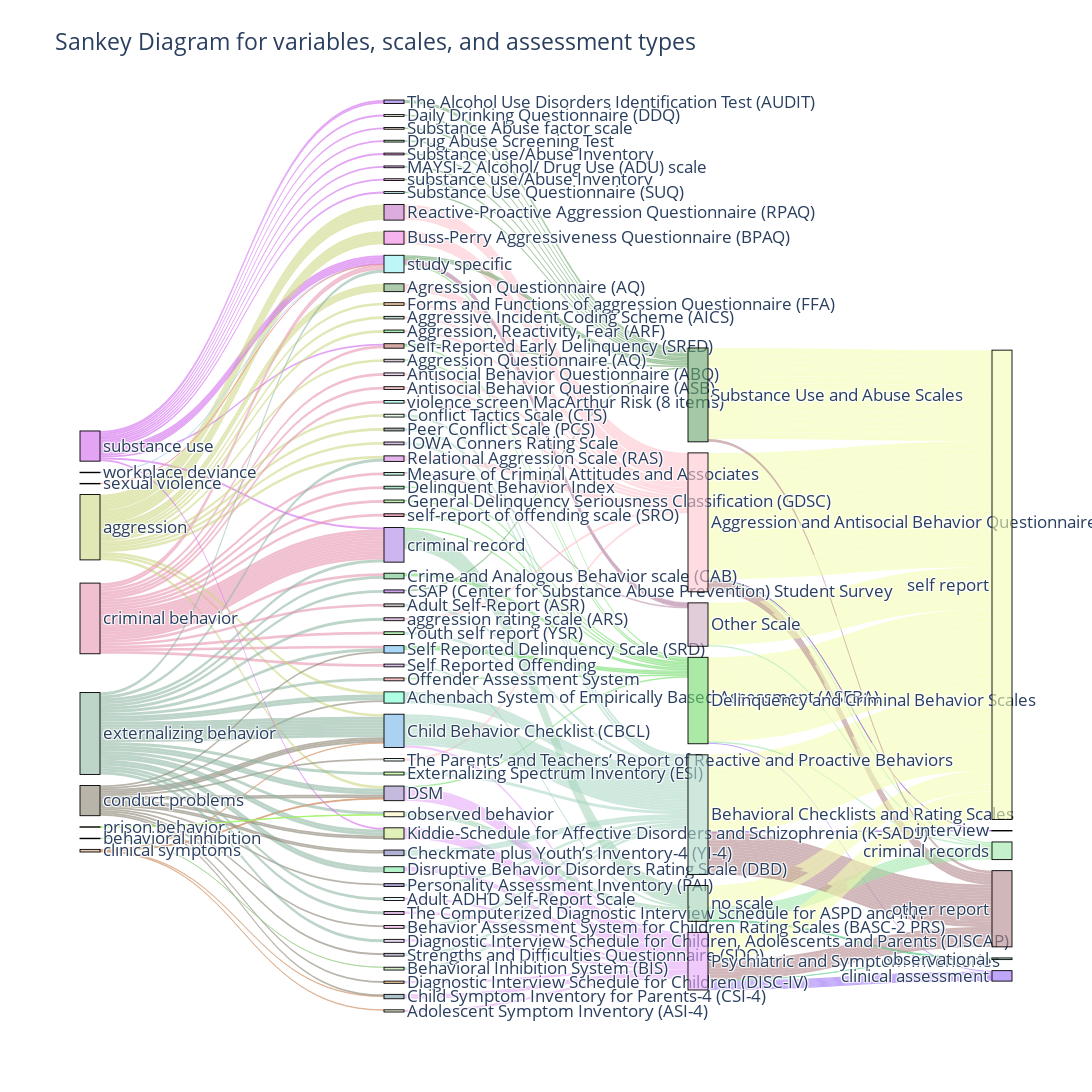

Notebook code for this chart:
### Markdown cell above
#### Behavioral Variables

In this plot, we see the behavioral variables, the scale they were investigated with, and reporting types. Because of the diversity of scales, I also added a node where I summarize the type of scale for easier viewing between the scale and the reporting type.

### Code cell
#Sankey plot for behavioral variables
# 1. Create unique labels
labels = list(pd.concat([
    df_sankey_beh['behavioral_variable'], 
    df_sankey_beh['behavioral_assessment'], 
    df_sankey_beh['scale_summarized'],
    df_sankey_beh['behavioral_assessment_type'],
]).unique())

# 2. Map labels to indices
label_map = {label: idx for idx, label in enumerate(labels)}

# 3. Define sources, targets, and values
sources = df_sankey_beh['behavioral_variable'].map(label_map).tolist() + \
          df_sankey_beh['behavioral_assessment'].map(label_map).tolist() + \
          df_sankey_beh['scale_summarized'].map(label_map).tolist() 

targets = df_sankey_beh['behavioral_assessment'].map(label_map).tolist() + \
          df_sankey_beh['scale_summarized'].map(label_map).tolist() + \
          df_sankey_beh['behavioral_assessment_type'].map(label_map).tolist()

values = df_sankey_beh['b_count'].tolist() + \
         df_sankey_beh['ss_count'].tolist() + \
         df_sankey_beh['at_count'].tolist()

# 4. Generate pastel colors
import random

def pastel_color():
    r = lambda: random.randint(100, 255)
    return f'rgba({r()},{r()},{r()},0.6)'

label_to_color = {label: pastel_color() for label in labels}
node_color_list = [label_to_color[label] for label in labels]

# 5. Set link colors by source node's color (first) and middle nodes (second) and last node
link_colors = [label_to_color[df_sankey_beh['behavioral_variable'].iloc[i]] 
               for i in range(len(df_sankey_beh))] + \
              [label_to_color[df_sankey_beh['scale_summarized'].iloc[i]] 
               for i in range(len(df_sankey_beh))] + \
              [label_to_color[df_sankey_beh['behavioral_assessment_type'].iloc[i]] 
               for i in range(len(df_sankey_beh))]

# 7. Create the figure
fig = go.Figure(data=[go.Sankey(
    node=dict(
        pad=15,
        thickness=20,
        line=dict(color="black", width=0.9),
        label=labels,
        color=node_color_list,
        align="left"
    ),
    link=dict(
        source=sources,
        target=targets,
        value=values,
        color=link_colors,
        customdata=df_sankey_models_transformed['nameyear'].tolist() * 5,
        hovertemplate='%{customdata}<extra></extra>'
    )
)])

fig.update_layout(
    title_text="Sankey Diagram for variables, scales, and assessment types",
    font_size=16.5,
    width=1700,
    height=1200,
    hovermode='x'
)
fig.show()

fig.write_html("C:/Users/U727148/Latent_Variable_Supplement/sankey_behavior_plot.html", include_plotlyjs="cdn")

### Figure 1 — Plotly figure (JSON) as saved in the notebook; plotly's stock layout.template omitted (floating-point values rounded to 4 significant figures; data arrays with more than 128 entries replaced by an {"elided": "..."} marker saying what was removed)
{"data": [{"link": {"color": {"elided": "369 str values"}, "customdata": {"elided": "460 str values"}, "hovertemplate": "%{customdata}<extra></extra>", "source": {"elided": "369 int values"}, "target": {"elided": "369 int values"}, "value": {"elided": "369 int values"}}, "node": {"align": "left", "color": ["rgba(137,130,114,0.6)", "rgba(206,216,132,0.6)", "rgba(232,151,177,0.6)", "rgba(145,183,166,0.6)", "rgba(209,104,237,0.6)", "rgba(166,245,105,0.6)", "rgba(216,164,127,0.6)", "rgba(183,215,248,0.6)", "rgba(242,153,144,0.6)", "rgba(153,205,136,0.6)", "rgba(121,253,211,0.6)", "rgba(239,131,227,0.6)", "rgba(170,132,231,0.6)", "rgba(147,239,244,0.6)", "rgba(131,236,167,0.6)", "rgba(206,228,137,0.6)", "rgba(114,101,173,0.6)", "rgba(157,140,200,0.6)", "rgba(221,239,194,0.6)", "rgba(122,213,171,0.6)", "rgba(107,197,132,0.6)", "rgba(116,181,232,0.6)", "rgba(230,168,106,0.6)", "rgba(150,229,137,0.6)", "rgba(235,175,108,0.6)", "rgba(195,118,199,0.6)", "rgba(224,184,228,0.6)", "rgba(209,188,174,0.6)", "rgba(252,244,191,0.6)", "rgba(146,221,187,0.6)", "rgba(192,164,185,0.6)", "rgba(210,132,226,0.6)", "rgba(183,112,103,0.6)", "rgba(121,170,119,0.6)", "rgba(220,246,239,0.6)", "rgba(232,163,169,0.6)", "rgba(244,153,161,0.6)", "rgba(135,228,151,0.6)", "rgba(216,246,215,0.6)", "rgba(147,108,230,0.6)", "rgba(245,170,235,0.6)", "rgba(117,191,243,0.6)", "rgba(195,146,221,0.6)", "rgba(236,105,236,0.6)", "rgba(111,123,122,0.6)", "rgba(149,133,167,0.6)", "rgba(224,128,245,0.6)", "rgba(170,253,133,0.6)", "rgba(224,244,251,0.6)", "rgba(119,156,171,0.6)", "rgba(125,126,182,0.6)", "rgba(214,101,135,0.6)", "rgba(235,169,217,0.6)", "rgba(169,102,230,0.6)", "rgba(181,141,205,0.6)", "rgba(204,153,205,0.6)", "rgba(183,222,167,0.6)", "rgba(147,254,236,0.6)", "rgba(163,148,162,0.6)", "rgba(191,136,198,0.6)", "rgba(179,240,238,0.6)", "rgba(224,223,173,0.6)", "rgba(222,196,232,0.6)", "rgba(147,193,172,0.6)", "rgba(132,226,128,0.6)", "rgba(112,224,139,0.6)", "rgba(174,217,201,0.6)", "rgba(253,197,206,0.6)", "rgba(115,220,107,0.6)", "rgba(229,167,247,0.6)", "rgba(105,165,106,0.6)", "rgba(160,210,178,0.6)", "rgba(206,172,194,0.6)", "rgba(245,253,180,0.6)", "rgba(157,231,167,0.6)", "rgba(150,108,246,0.6)", "rgba(179,135,139,0.6)", "rgba(125,216,163,0.6)", "rgba(155,107,219,0.6)"], "label": ["conduct problems", "aggression", "criminal behavior", "externalizing behavior", "substance use", "prison behavior", "clinical symptoms", "workplace deviance", "sexual violence", "behavioral inhibition", "Achenbach System of Empirically Based Assessment (ASEBA)", "Buss-Perry Aggressiveness Questionnaire (BPAQ)", "criminal record", "study specific", "Disruptive Behavior Disorders Rating Scale (DBD)", "Kiddie-Schedule for Affective Disorders and Schizophrenia (K-SADS)", "Personality Assessment Inventory (PAI)", "DSM", "Daily Drinking Questionnaire (DDQ)", "Delinquent Behavior Index", "Crime and Analogous Behavior scale (CAB)", "Child Behavior Checklist (CBCL)", "Forms and Functions of aggression Questionnaire (FFA)", "General Delinquency Seriousness Classification (GDSC)", "Diagnostic Interview Schedule for Children (DISC-IV)", "Reactive-Proactive Aggression Questionnaire (RPAQ)", "Antisocial Behavior Questionnaire (ABQ)", "Substance Abuse factor scale", "observed behavior", "Measure of Criminal Attitudes and Associates", "Aggression Questionnaire (AQ)", "Relational Aggression Scale (RAS)", "Self-Reported Early Delinquency (SRED)", "Agresssion Questionnaire (AQ)", "The Parents’ and Teachers’ Report of Reactive and Proactive Behaviors ", "Antisocial Behavior Questionnaire (ASB)", "Offender Assessment System", "Drug Abuse Screening Test", "Conflict Tactics Scale (CTS)", "The Alcohol Use Disorders Identification Test (AUDIT)", "Behavior Assessment System for Children Rating Scales (BASC-2 PRS)", "Self Reported Delinquency Scale (SRD)", "Self Reported Offending", "Substance use/Abuse Inventory", "Peer Conflict Scale (PCS)", "Strengths and Difficulties Questionnaire (SDQ)", "MAYSI-2 Alcohol/ Drug Use (ADU) scale", "Externalizing Spectrum Inventory (ESI)", "Adult ADHD Self-Report Scale", "Child Symptom Inventory for Parents-4 (CSI-4)", "Checkmate plus Youth’s Inventory-4 (YI-4)", "self-report of offending scale (SRO)", "substance use/Abuse Inventory", "CSAP (Center for Substance Abuse Prevention) Student Survey", "IOWA Conners Rating Scale", "aggression rating scale (ARS)", "Behavioral Inhibition System (BIS)", "violence screen MacArthur Risk (8 items)", "Adult Self-Report (ASR)", "The Computerized Diagnostic Interview Schedule for ASPD and INT", "Substance Use Questionnaire (SUQ)", "Adolescent Symptom Inventory (ASI-4)", "Diagnostic Interview Schedule for Children, Adolescents and Parents (DISCAP)", "Aggressive Incident Coding Scheme (AICS)", "Youth self report (YSR)", "Aggression, Reactivity, Fear (ARF)", "Behavioral Checklists and Rating Scales", "Aggression and Antisocial Behavior Questionnaires", "Delinquency and Criminal Behavior Scales", "Psychiatric and Symptom Inventories", "Substance Use and Abuse Scales", "no scale", "Other Scale", "self report", "criminal records", "clinical assessment", "other report", "observational", "interview"], "line": {"color": "black", "width": 0.9}, "pad": 15, "thickness": 20}, "type": "sankey"}], "layout": {"font": {"size": 16.5}, "height": 1200, "hovermode": "x", "title": {"text": "Sankey Diagram for variables, scales, and assessment types"}, "width": 1700}}
